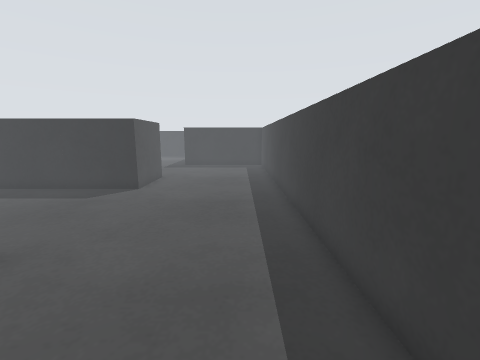
[1] (above)

17 first-person views from a walk through a world built for the Gazebo simulator. The camera is 0.14 m above the floor, tilts 10° down and sees 90° across. The floor is counted in squares, 0.05 m on a side. Each view is taken from the middle of a square. On the plan, view 1 faces up. The plan holds only what a view shows up to about 18 squares ahead; the rest is blank. The place goes on beyond the plan.

[2]
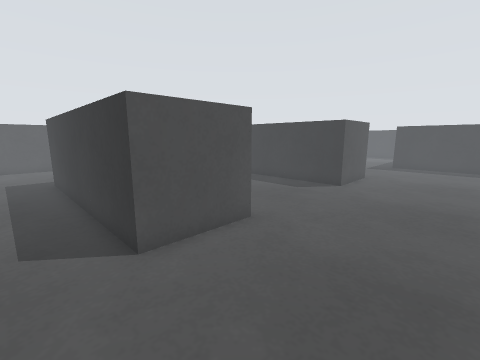

[3]
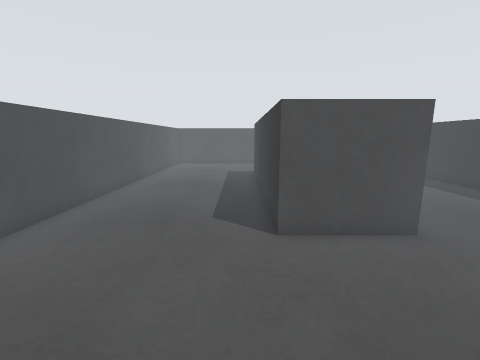

[4]
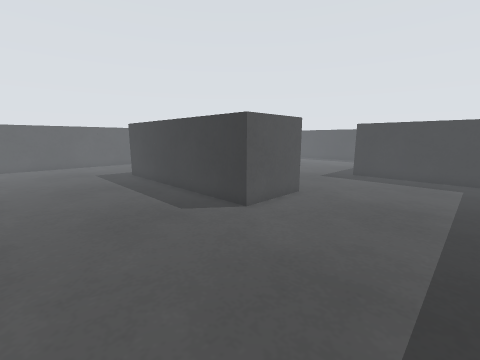

[5]
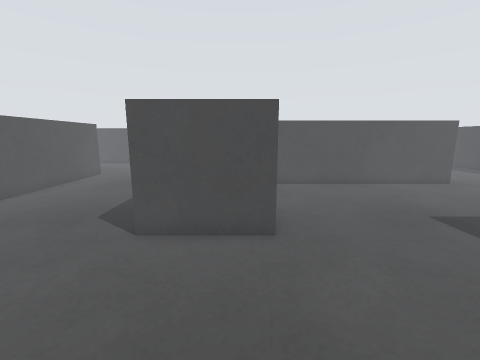

[6]
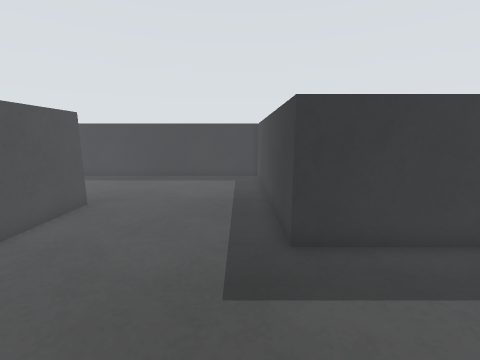

[7]
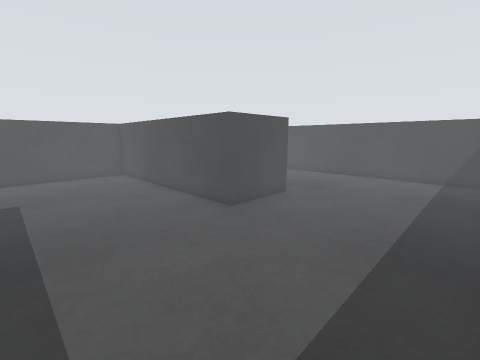

[8]
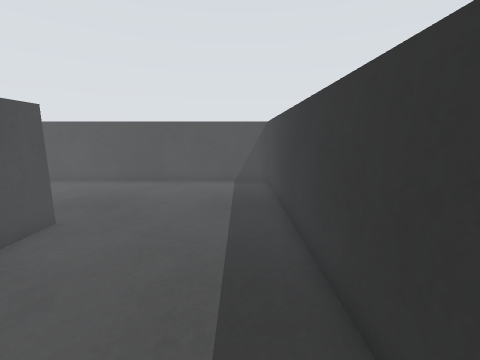

[9]
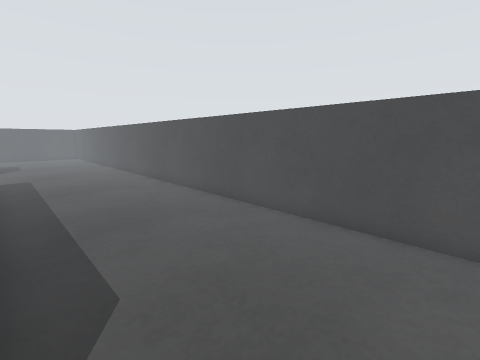

[10]
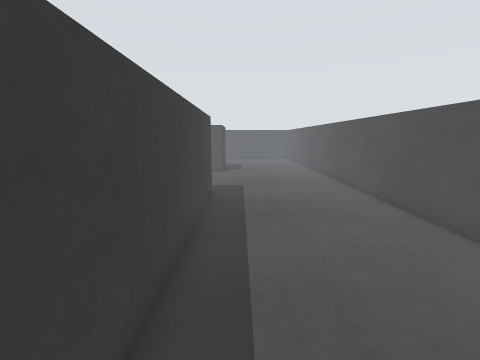

[11]
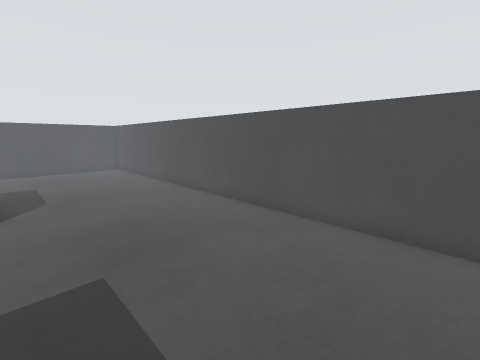

[12]
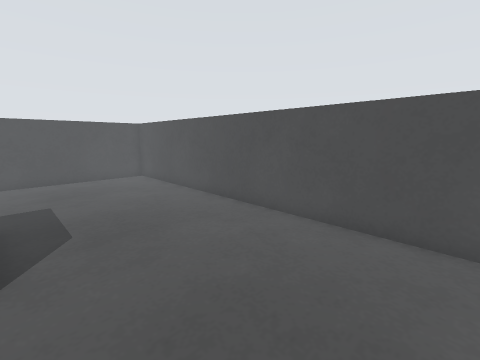

[13]
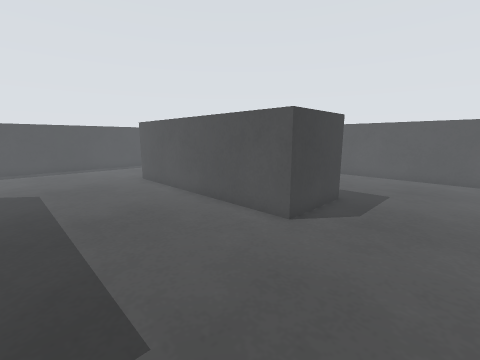

[14]
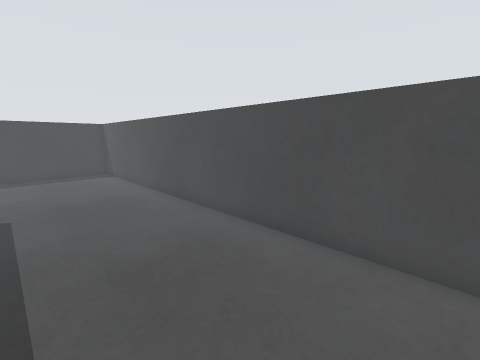

[15]
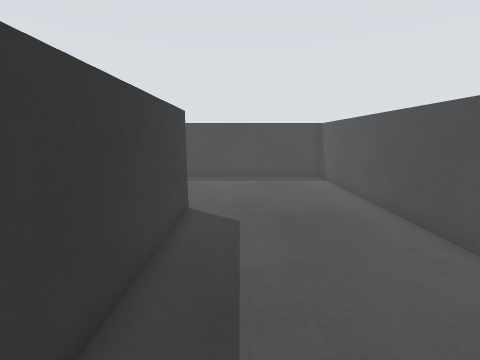

[16]
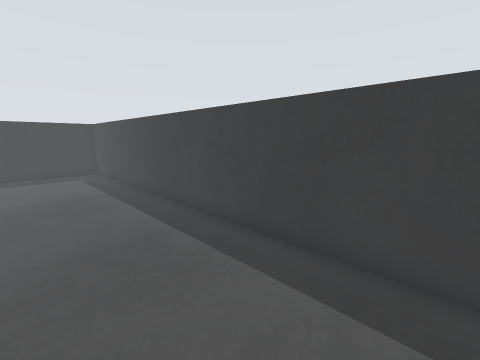

[17]
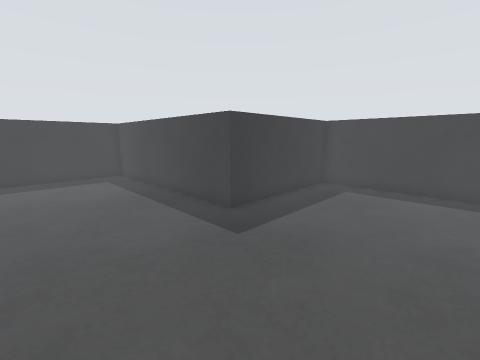

### Floor plan
Points are (right, up) in squares from view 1. A wall is a line through its corners. A room is listed if a view was taken in it or the views show most of it. See-through windows are left out.
Room 1 (views 1, 2, 3, 4, 5, 6, 7, 8, 9, 10, 11, 12, 13, 14, 15, 16, 17)
walls: (-17.6, 5.2) (-5.6, 5.2) (-5.6, 1.1) (-17.6, 1.1) (-17.6, 5.2); (-5.6, 17.1) (-5.6, 13) (-17.6, 13) (-17.6, 23.9); (-5.7, 24.8) (-5.7, 36.7) (-25.4, 36.7) (-25.4, -6.7) (2.2, -6.7) (2.2, 24.8) (-5.7, 24.8); (-17.6, 28.9) (-13.5, 28.9) (-13.5, 17) (-6.7, 17)

Positions as (right, up) in squares from view 1, and headings:
1: (0, 0), facing up
2: (0, -1), facing up-left
3: (1, 0), facing left
4: (1, 6), facing up-left
5: (1, 16), facing left
6: (-7, 19), facing up
7: (-7, 36), facing down-left
8: (-10, 35), facing left
9: (-18, 31), facing down-left
10: (-19, 25), facing down
11: (-18, 16), facing down-left
12: (-18, 11), facing down-left
13: (-22, 12), facing down-right
14: (-18, -1), facing down-right
15: (-15, -1), facing right
16: (-3, 4), facing up-right
17: (-12, 18), facing up-right
